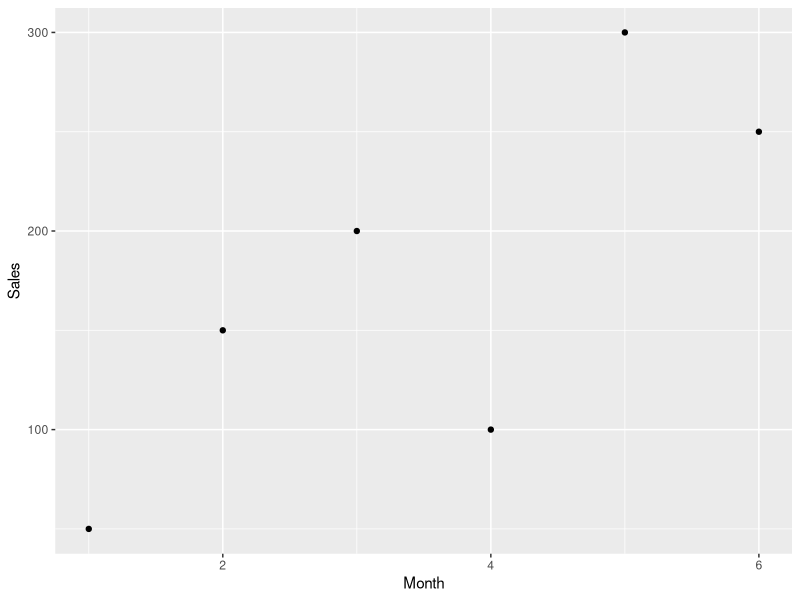
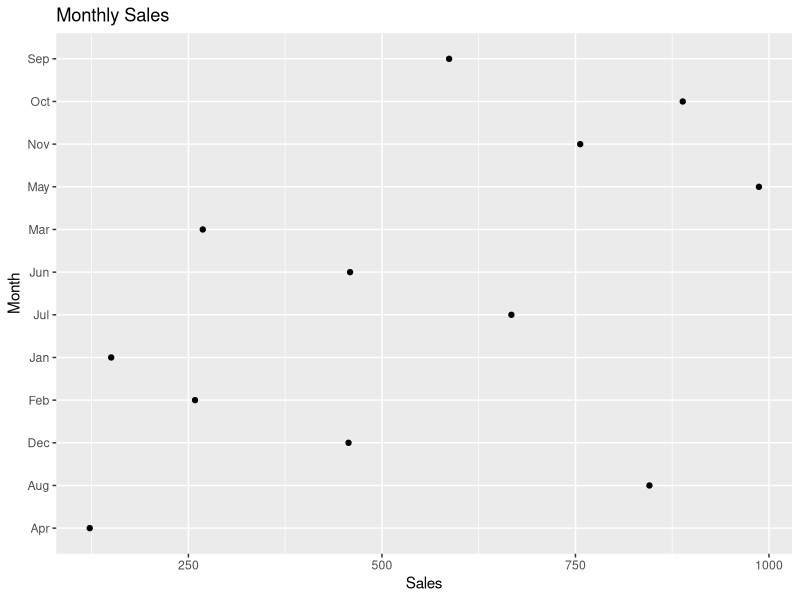

The R script that drew these images, in order:
## ---- chunk 1

library(tidyverse)
sales <- c(50, 150, 200, 100, 300, 250) 
month <- c(1, 2, 3, 4, 5, 6)
qplot(month, sales, geom = "point", xlab = "Month", ylab= "Sales")


## ---- chunk 2



month <- c("Jan", "Feb", "Mar", "Apr", "May", "Jun", "Jul", "Aug", "Sep", "Oct", "Nov", "Dec")
sales <- c(150.25, 258.54, 268.55, 122.52, 987, 458.82, 667.23, 845.54, 586.78, 888.58, 756.12, 456.84)
Yearly_sales <- data.frame(month, sales)
     
library(ggplot2)
qplot(data = Yearly_sales, y = Yearly_sales$month, x = Yearly_sales$sales,main = "Monthly Sales", xlab = "Sales",ylab = "Month")
     


